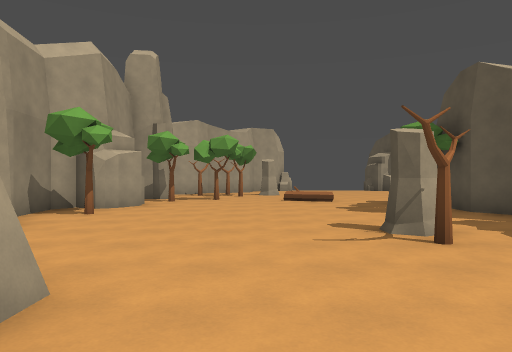
View 1 (above)

20 first-person views from a walk through a 3-D level made in the Godot game engine. The camera is 1.5 m above the floor, looks level and sees 70° across. The floor is counted in squares, 2 m on a side. Each view is taken from the middle of a square. On the plan, view 1 faces up. The plan holds only what a view shows up to about 11 squares ahead; the rest is blank. The place goes on beyond the plan.

View 2
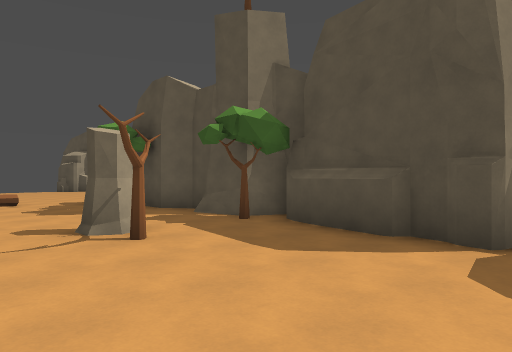

View 3
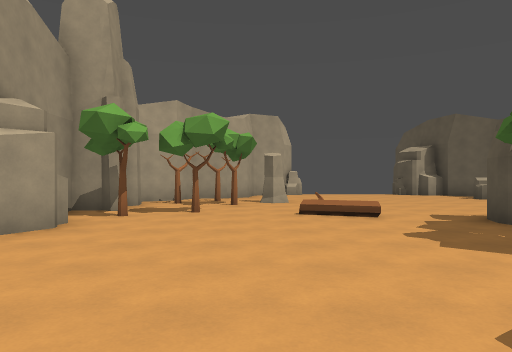

View 4
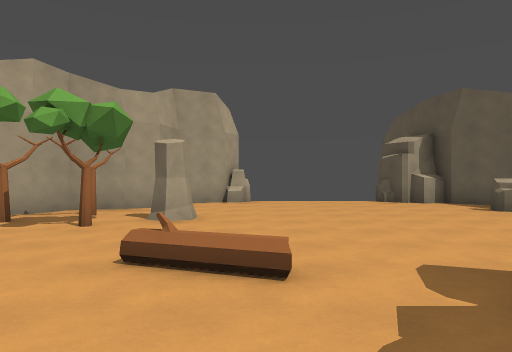

View 5
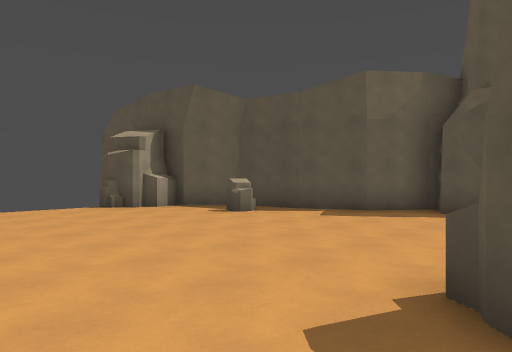

View 6
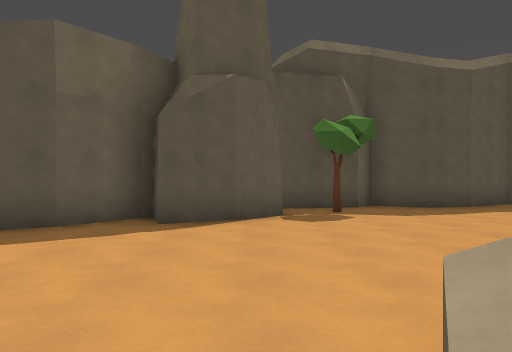

View 7
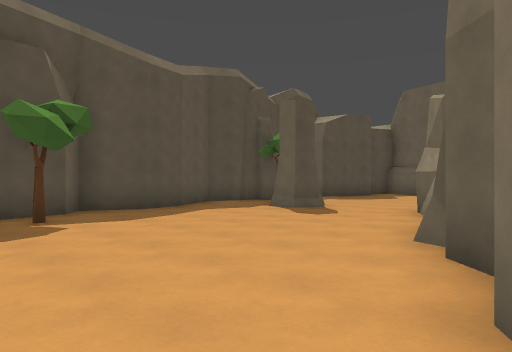

View 8
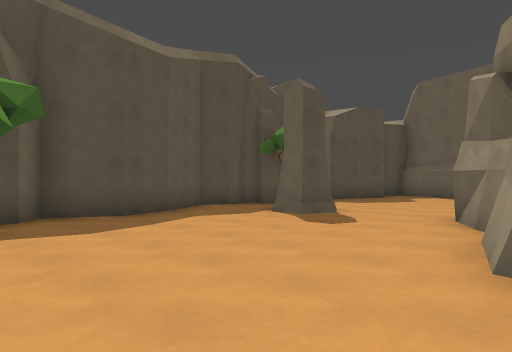

View 9
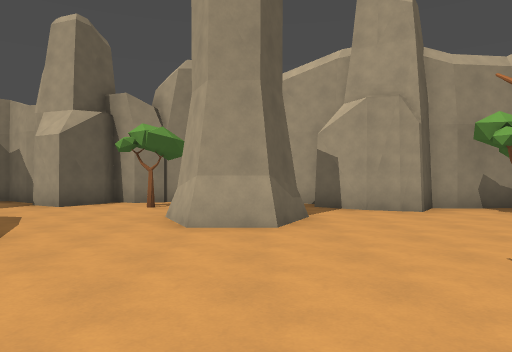

View 10
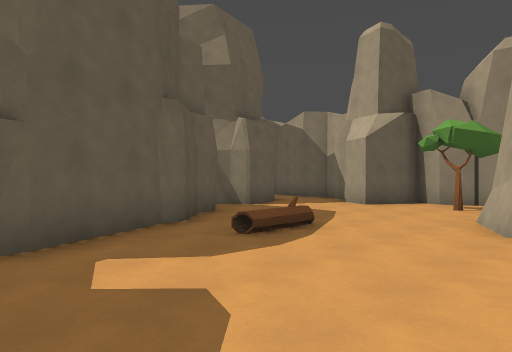

View 11
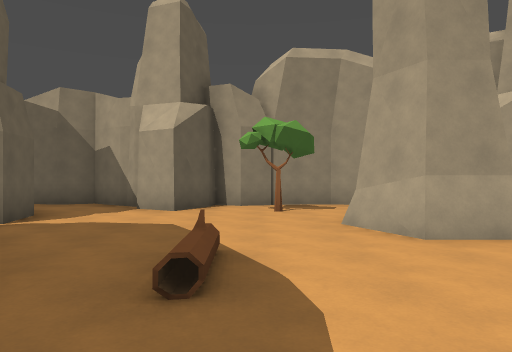

View 12
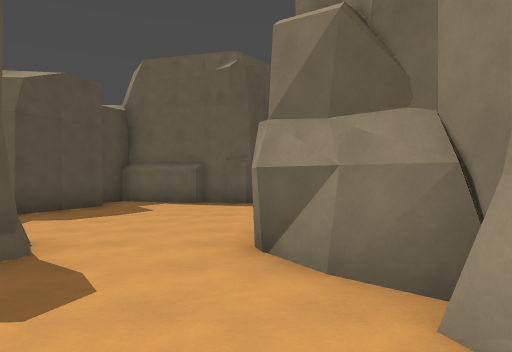

View 13
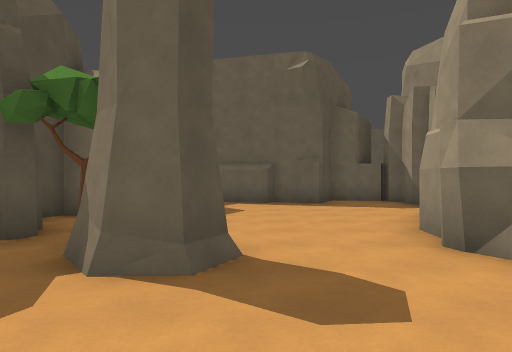

View 14
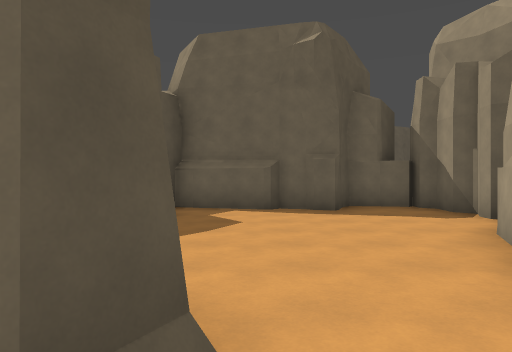

View 15
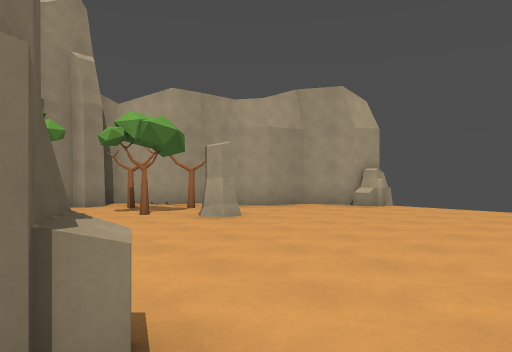

View 16
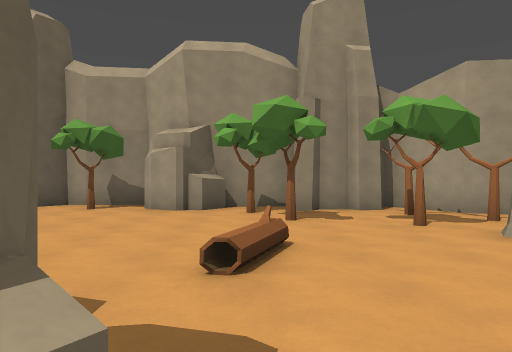

View 17
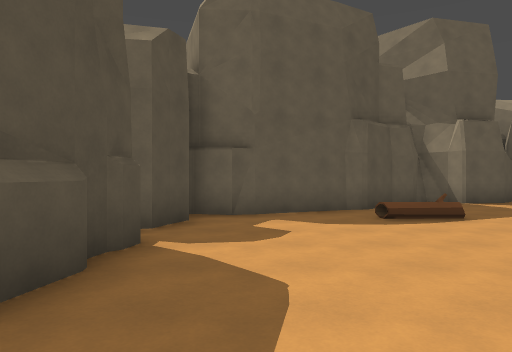

View 18
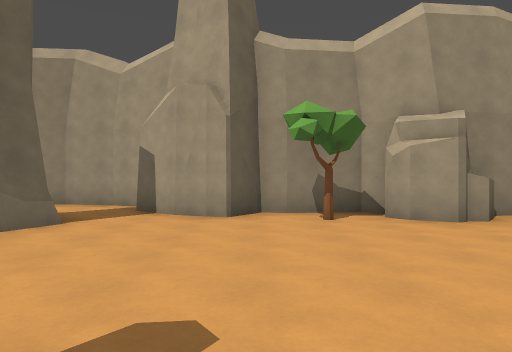

View 19
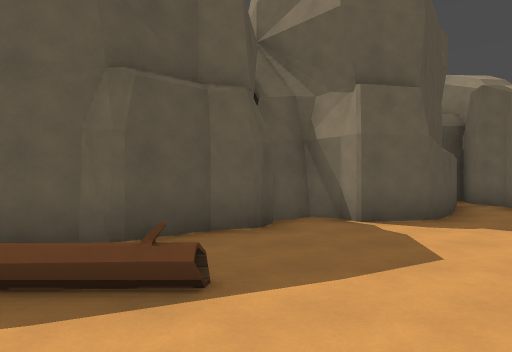

View 20
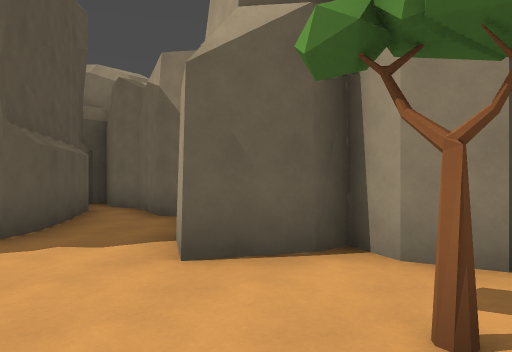

### Floor plan
Key: @ floor where view 1 was taken; # wall or solid block; x gap in a wall; . floor; = window, fence, low wall or low ledge; T tree; O other object.
Columns run from 7 left of view 1 to 14 right of it. Each row starts with its distance up from view 1.
 19        ##x   ##
 18       ##......###
 17      ##.........#
 16      #........O.#
 15     ##T.........##
 14     #TT..........##
 13     #.T...........#
 12    ##.T..........##
 11    #T....=........#
 10    #.......##.......#
  9   ###......T#......T##
  8   #.........#........#
  7   #.T.......##......##
  6   #.........###.....##
  5   ##.....#.T##.......#
  4  ##......T..###...#..#
  3 ##..........# ##..#T.#
  2 #...##......###.....##
  1 #...##......###......
  0 #......@....##......##
 -1 #.T....=....##......#
 -2 #...........#......##
 -3 ###.....######.#....#
 -4 ##.....##    ########
 -5 #...#.##
 -6 #..####
 -7 #.##
 -8 ###

Where each view was taken, in squares from view 1:
view 1: 0 up, 0 right, facing up
view 2: 0 up, 0 right, facing up-right
view 3: 4 up, 0 right, facing up
view 4: 8 up, 2 right, facing up
view 5: 10 up, 2 right, facing up-right
view 6: 11 up, 4 right, facing right
view 7: 11 up, 5 right, facing down-right
view 8: 10 up, 6 right, facing down-right
view 9: 2 up, 4 right, facing left
view 10: 2 up, 4 right, facing down-left
view 11: 1 down, 3 right, facing left
view 12: 7 up, 8 right, facing down
view 13: 7 up, 10 right, facing down
view 14: 5 up, 10 right, facing down
view 15: 10 up, 6 right, facing up-left
view 16: 11 up, 5 right, facing left
view 17: 5 up, 3 right, facing down
view 18: 6 up, 3 right, facing left
view 19: 1 up, 1 left, facing down
view 20: 0 up, 3 left, facing down-left
